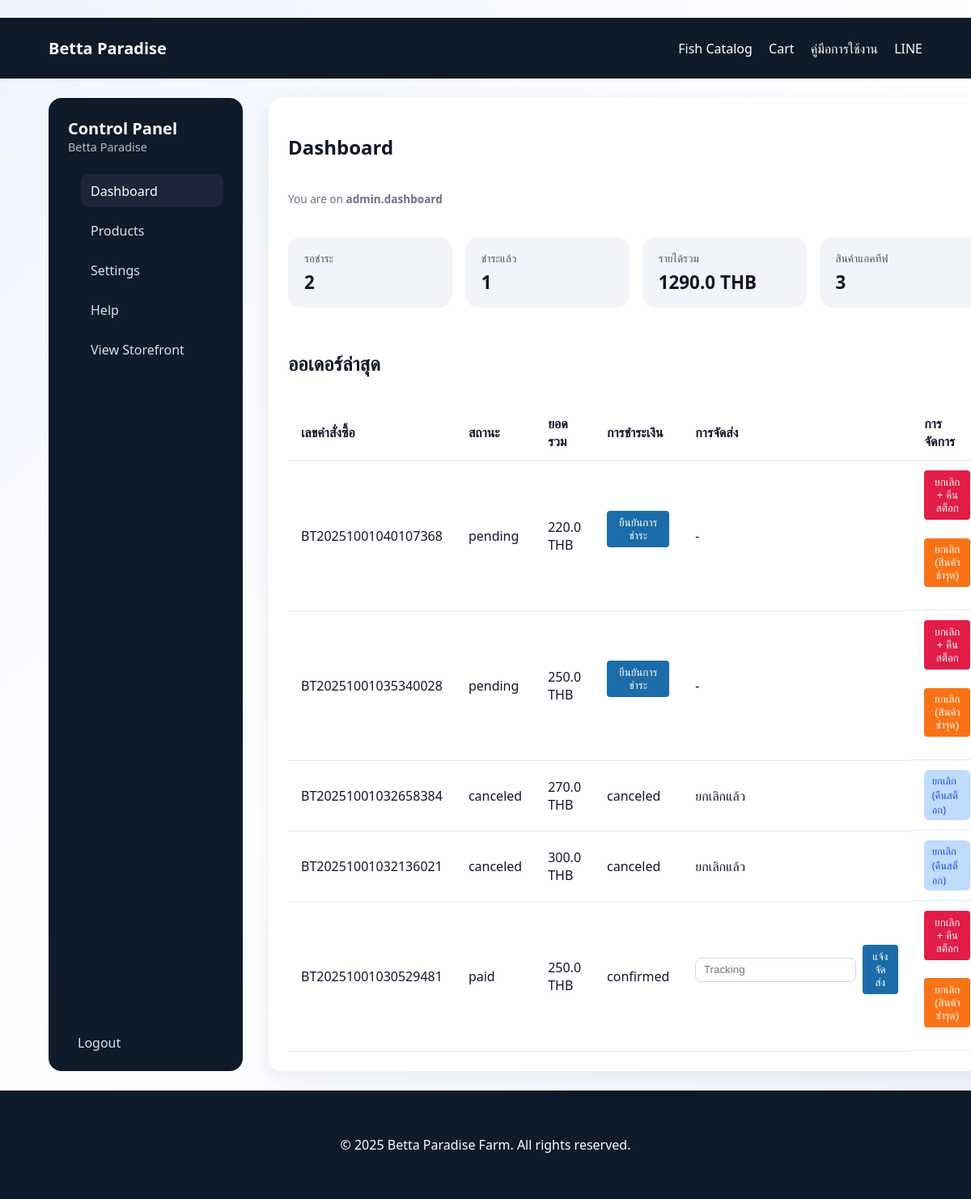
Page /admin/ (signed in) on the earlier database version.
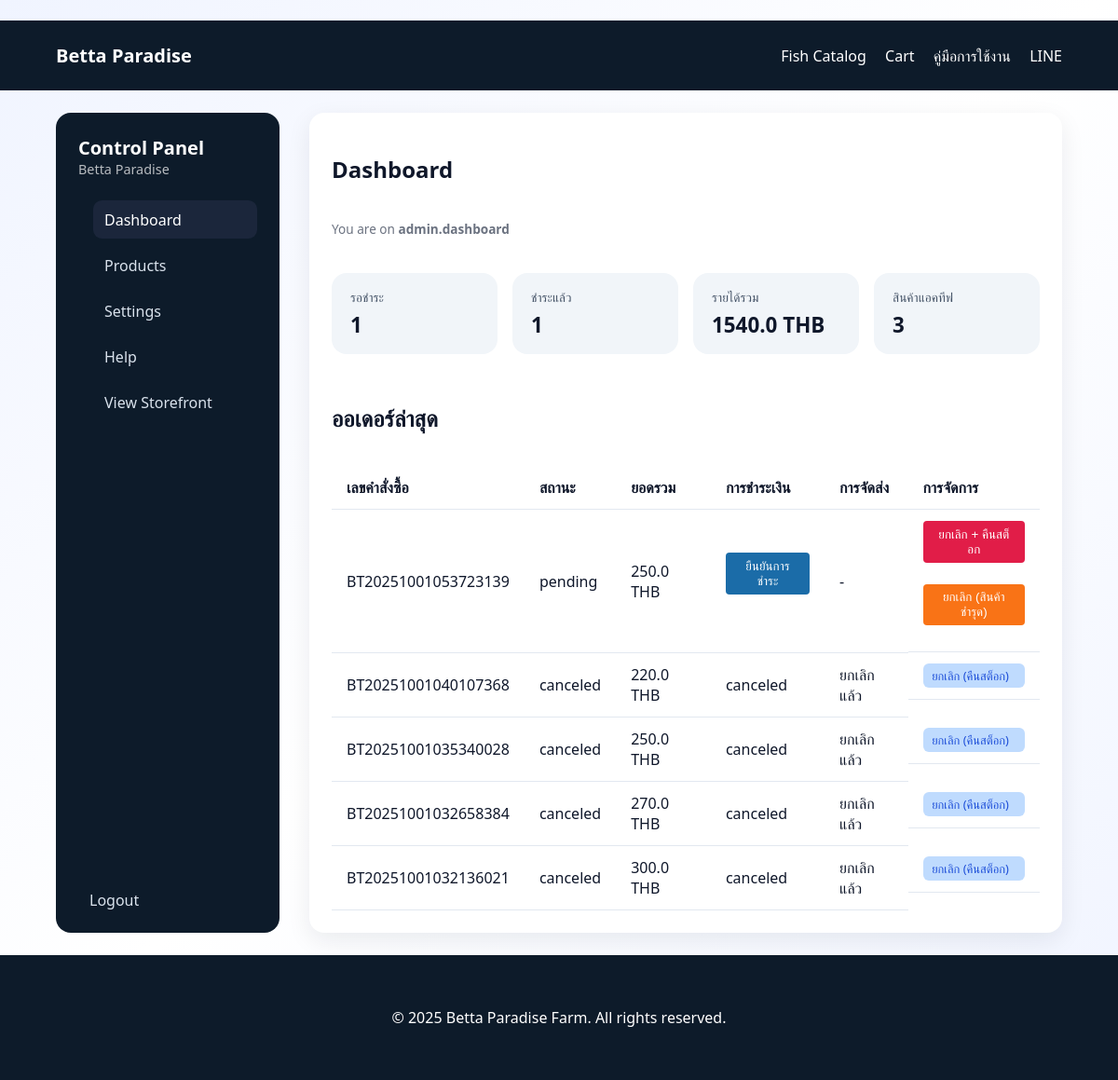
Same page on the later database version.
### betta/models.py (models this page shows, shortened)
class TimestampMixin:
    created_at: Mapped[datetime] = mapped_column(
        insert_default=func.now(), default=func.now()
    )
    updated_at: Mapped[datetime] = mapped_column(
        insert_default=func.now(), default=func.now(), onupdate=func.now()
    )

class Order(TimestampMixin, db.Model):
    __tablename__ = "orders"
    id: Mapped[int] = mapped_column(primary_key=True)
    user_id: Mapped[int | None] = mapped_column(db.ForeignKey("users.id"))
    order_no: Mapped[str] = mapped_column(unique=True, index=True)
    status: Mapped[str] = mapped_column(default="pending")
    payment_method: Mapped[str | None]
    subtotal: Mapped[float] = mapped_column(default=0)
    shipping_fee: Mapped[float] = mapped_column(default=0)
    discount: Mapped[float] = mapped_column(default=0)
    grand_total: Mapped[float] = mapped_column(default=0)
    currency: Mapped[str] = mapped_column(default="THB")
    user: Mapped[User | None] = relationship("User", back_populates="orders")
    items: Mapped[list[OrderItem]] = relationship("OrderItem", back_populates="order", cascade="all, delete-orphan")
    payments: Mapped[list[Payment]] = relationship("Payment", back_populates="order", cascade="all, delete-orphan")
    shipment: Mapped[Shipment | None] = relationship("Shipment", back_populates="order", uselist=False, cascade="all, delete-orphan")

class Payment(TimestampMixin, db.Model):
    __tablename__ = "payments"
    id: Mapped[int] = mapped_column(primary_key=True)
    order_id: Mapped[int] = mapped_column(db.ForeignKey("orders.id", ondelete="CASCADE"))
    method: Mapped[str]
    ref: Mapped[str | None]
    amount: Mapped[float] = mapped_column(default=0)
    status: Mapped[str] = mapped_column(default="init")
    paid_at: Mapped[datetime | None]
    slip_url: Mapped[str | None]
    order: Mapped[Order] = relationship("Order", back_populates="payments")

### betta/blueprints/admin.py (the view)
@admin_bp.route("/")
@login_required
def dashboard():
    orders_pending = Order.query.filter_by(status="pending").count()
    orders_paid = Order.query.filter_by(status="paid").count()
    total_revenue = db.session.query(db.func.sum(Order.grand_total)).scalar() or 0
    products_active = Product.query.filter_by(status="active").count()
    latest_orders = Order.query.order_by(Order.created_at.desc()).limit(5).all()
    return render_template(
        "admin/dashboard.html",
        orders_pending=orders_pending,
        orders_paid=orders_paid,
        total_revenue=total_revenue,
        products_active=products_active,
        latest_orders=latest_orders,
    )

### betta/__init__.py (called while the page is built)
@login_manager.user_loader
def load_user(user_id: str):
    return User.query.get(int(user_id))

### betta/blueprints/admin.py (called while the page is built)
@admin_bp.before_app_request
def require_login_for_admin_pages():
    if request.blueprint == "admin" and request.endpoint not in {"admin.login", "admin.static"}:
        if not current_user.is_authenticated:
            return redirect(url_for("admin.login"))
        if not current_user.is_admin():
            flash("ไม่มีสิทธิ์เข้าถึงหน้าผู้ดูแล", "error")
            return redirect(url_for("store.index"))

### betta/models.py (called while the page is built)
    def is_admin(self) -> bool:
        return self.role == "admin"

### betta/templates/admin/dashboard.html (shortened to what this page needs)
﻿{% extends "admin/layout.html" %}
{% block admin_heading %}Dashboard{% endblock %}
{% block admin_content %}
<section class="admin-cards">
    <div class="admin-card">
        <span class="admin-card__label">รอชำระ</span>
        <span class="admin-card__value">{{ orders_pending }}</span>
    </div>
    <div class="admin-card">
        <span class="admin-card__label">ชำระแล้ว</span>
        <span class="admin-card__value">{{ orders_paid }}</span>
    </div>
    <div class="admin-card">
        <span class="admin-card__label">รายได้รวม</span>
        <span class="admin-card__value">{{ total_revenue | round(2) }} {{ currency }}</span>
    </div>
    <div class="admin-card">
        <span class="admin-card__label">สินค้าแอคทีฟ</span>
        <span class="admin-card__value">{{ products_active }}</span>
    </div>
</section>
<section class="admin-section">
    <header class="admin-section__header">
        <h2>ออเดอร์ล่าสุด</h2>
    </header>
<div class="table-wrapper">
    <table class="admin-table">
        <thead>
            <tr>
                <th>เลขคำสั่งซื้อ</th>
                <th>สถานะ</th>
                <th>ยอดรวม</th>
                <th>การชำระเงิน</th>
                <th>การจัดส่ง</th>
                <th>การจัดการ</th>
            </tr>
        </thead>
        <tbody>
            {% for order in latest_orders %}
                <tr>
                    <td>{{ order.order_no }}</td>
                    <td>{{ order.status }}</td>
                    <td>{{ order.grand_total | round(2) }} {{ order.currency }}</td>
                    <td>
                        {% if order.status == 'pending' %}
                            <form method="post" action="{{ url_for('admin.confirm_payment', order_id=order.id) }}">
                                <button class="btn-small" type="submit">ยืนยันการชำระ</button>
                            </form>
                        {% else %}
                            {{ order.payments[-1].status if order.payments else '-' }}
                        {% endif %}
                    </td>
                    <td>
                        {% if order.status in ['paid', 'packed'] %}
                            <form class="admin-inline-form" method="post" action="{{ url_for('admin.ship_order', order_id=order.id) }}">
                                <input type="text" name="tracking_no" placeholder="Tracking">
                                <button class="btn-small" type="submit">แจ้งจัดส่ง</button>
                            </form>
                        {% elif order.status == 'shipped' %}
                            {{ order.shipment.tracking_no if order.shipment else 'รอดำเนินการ' }}
                        {% elif order.status in ['canceled', 'canceled_damaged'] %}
                            ยกเลิกแล้ว
                        {% else %}
                            -
                        {% endif %}
                    </td>
                    <td class="admin-table__actions">
                        {% if order.status in ['canceled', 'canceled_damaged'] %}
                            <span class="badge {{ 'badge-warning' if order.status == 'canceled_damaged' else 'badge-info' }}">
                                {{ 'ยกเลิก (สินค้าเสียหาย)' if order.status == 'canceled_damaged' else 'ยกเลิก (คืนสต็อก)' }}
                            </span>
                        {% else %}
                            <form method="post" action="{{ url_for('admin.cancel_order', order_id=order.id) }}">
                                <button class="btn-small btn-small--danger" type="submit">ยกเลิก + คืนสต็อก</button>
                            </form>
                            <form method="post" action="{{ url_for('admin.cancel_order', order_id=order.id) }}">
                                <button class="btn-small btn-small--warning" type="submit">ยกเลิก (สินค้าชำรุด)</button>
                            </form>
                        {% endif %}
                    </td>
                </tr>
            {% endfor %}
        </tbody>
    </table>
</div>
</section>
{% endblock %}

Differences in the rows shown:
no longer on this page (row unchanged): Order: order_no "BT20251001030529481", status "paid", grand_total "250.0", currency "THB", status "confirmed"
added Order: order_no "BT20251001053723139", status "pending", grand_total "250.0", currency "THB"
changed Order "BT20251001040107368": status "pending" → "canceled"; status (not shown) → "canceled"; status (not shown) → "ยกเลิก (คืนสต็อก)"; status "ยืนยันการชำระ - ยกเลิก + คืนสต็อก ยกเลิก (สินค้าชำรุด)" → "ยกเลิกแล้ว"
changed Order "BT20251001035340028": status "pending" → "canceled"; status (not shown) → "canceled"; status (not shown) → "ยกเลิก (คืนสต็อก)"; status "ยืนยันการชำระ - ยกเลิก + คืนสต็อก ยกเลิก (สินค้าชำรุด)" → "ยกเลิกแล้ว"
Other differences:
{{ orders_pending }}: "2" → "1"
{{ total_revenue | round(2) }}: "1290.0" → "1540.0"
